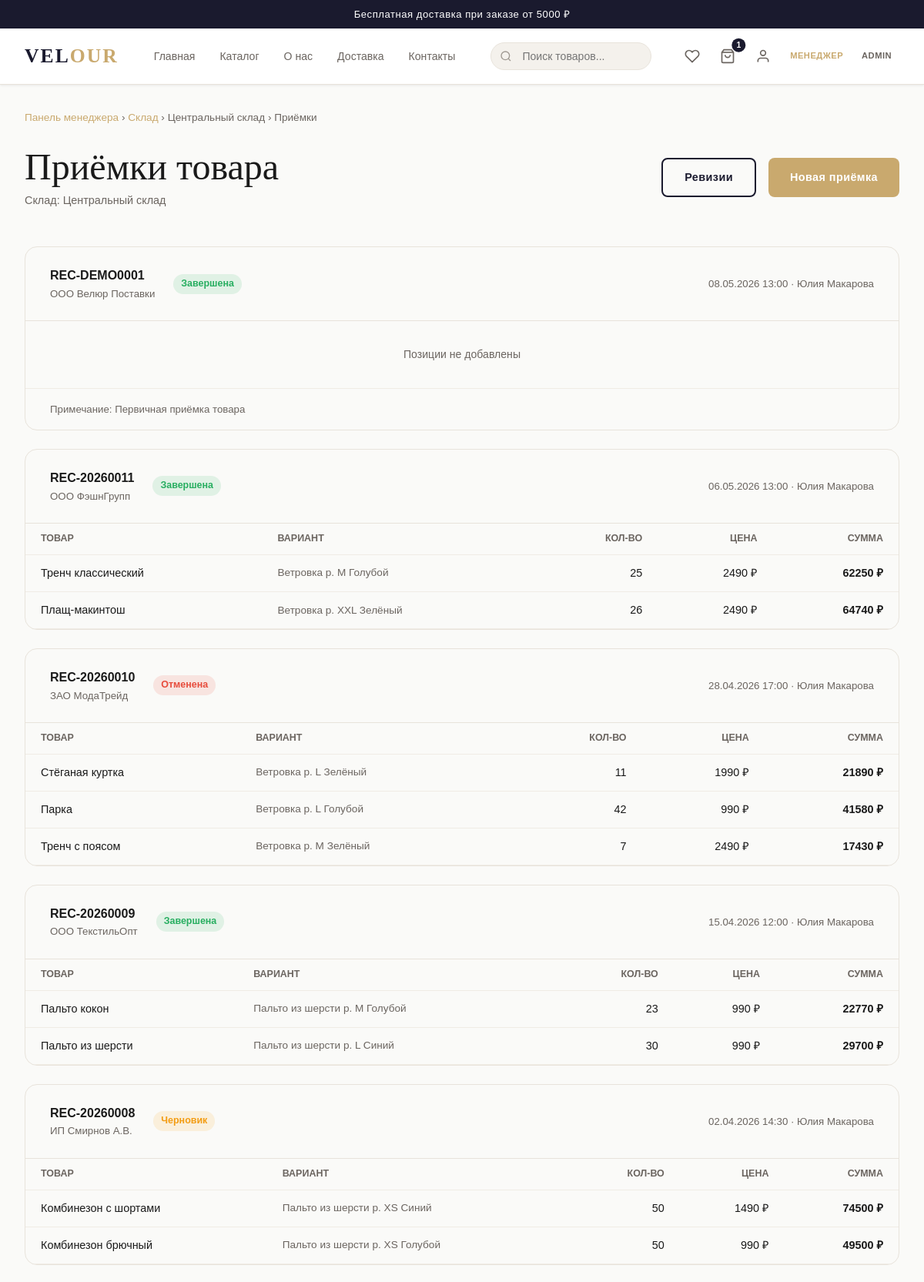
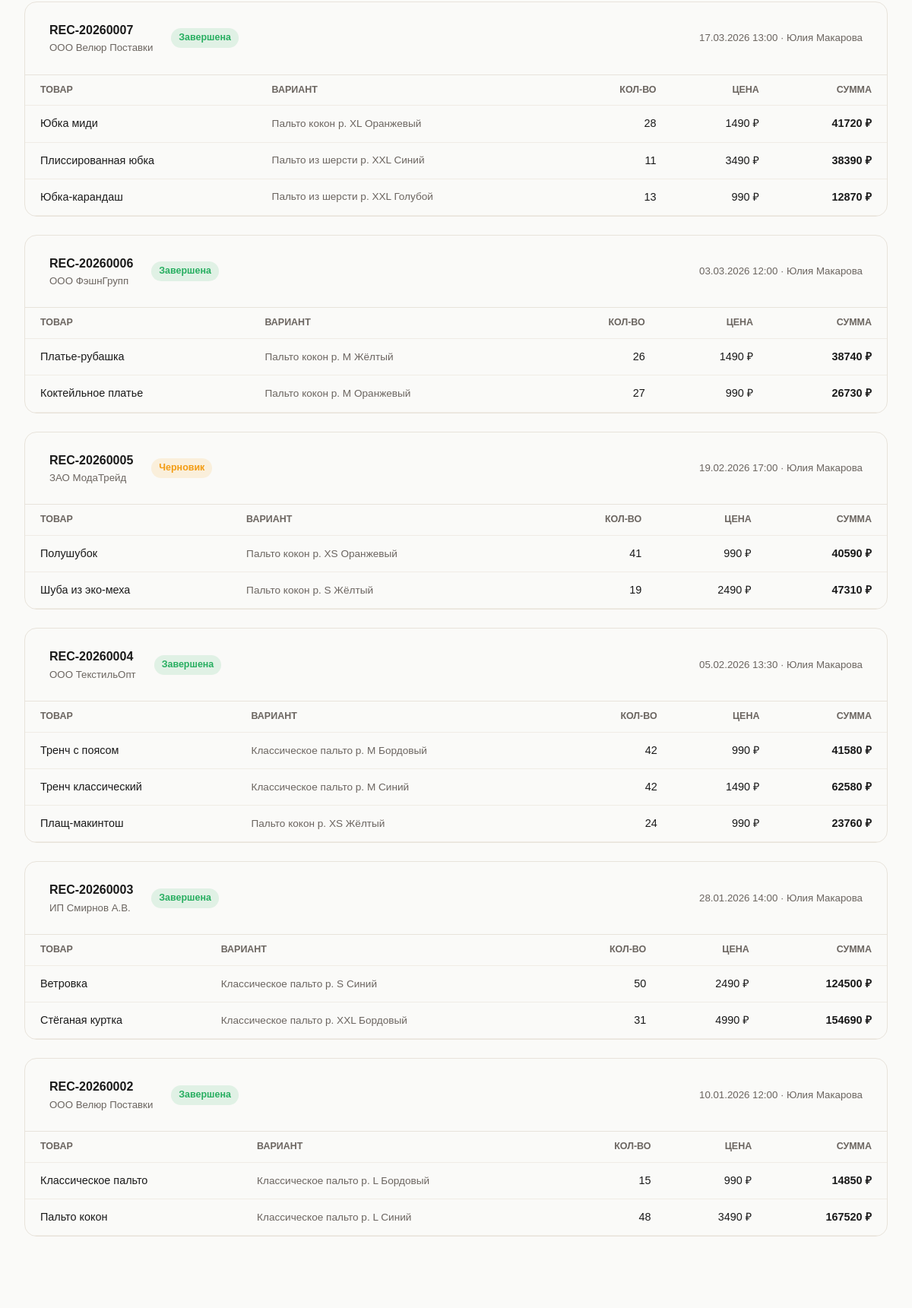
Screenshot of /manager/warehouse/1/receipts/ (signed in, upper part) with the database file from the repository (2 pictures, top to bottom).
### apps/pages/models.py (models this page shows, shortened)
class SiteSettings(models.Model):
    site_name = models.CharField(max_length=100, default='Magazin Odejdi')
    site_description = models.TextField(blank=True)
    phone = models.CharField(max_length=30, blank=True)
    email = models.EmailField(blank=True)
    address = models.CharField(max_length=255, blank=True)
    vk_url = models.URLField(blank=True)
    telegram_url = models.URLField(blank=True)
    instagram_url = models.URLField(blank=True)
    delivery_info = models.TextField(blank=True, verbose_name='Информация о доставке')
    return_policy = models.TextField(blank=True, verbose_name='Политика возврата')
    free_delivery_from = models.DecimalField(max_digits=10, decimal_places=2, default=5000,
                                             verbose_name='Бесплатная доставка от (руб)')
    class Meta:
        verbose_name = 'Настройки сайта'
        verbose_name_plural = 'Настройки сайта'
    @classmethod
    def get(cls):
        obj, _ = cls.objects.get_or_create(pk=1)
        return obj

### apps/warehouse/models.py (models this page shows, shortened)
class Warehouse(models.Model):
    name = models.CharField(max_length=200, verbose_name='Название')
    address = models.CharField(max_length=300, blank=True, verbose_name='Адрес')
    phone = models.CharField(max_length=20, blank=True, verbose_name='Телефон')
    manager = models.ForeignKey(
        settings.AUTH_USER_MODEL, on_delete=models.SET_NULL, null=True, blank=True,
        related_name='warehouses', verbose_name='Ответственный менеджер',
        limit_choices_to={'role': 'manager'},
    )
    is_active = models.BooleanField(default=True, verbose_name='Активен')
    created_at = models.DateTimeField(auto_now_add=True)
    class Meta:
        verbose_name = 'Склад'
        verbose_name_plural = 'Склады'

class StockReceipt(models.Model):
    class Status(models.TextChoices):
        DRAFT = 'draft', 'Черновик'
        COMPLETED = 'completed', 'Завершена'
        CANCELLED = 'cancelled', 'Отменена'
    number = models.CharField(max_length=20, unique=True, default=generate_receipt_number, verbose_name='Номер')
    warehouse = models.ForeignKey(
        Warehouse, on_delete=models.CASCADE, related_name='receipts', verbose_name='Склад',
    )
    status = models.CharField(max_length=20, choices=Status.choices, default=Status.DRAFT, verbose_name='Статус')
    supplier = models.CharField(max_length=200, blank=True, verbose_name='Поставщик')
    note = models.TextField(blank=True, verbose_name='Примечание')
    created_by = models.ForeignKey(
        settings.AUTH_USER_MODEL, on_delete=models.SET_NULL, null=True, blank=True,
        related_name='created_receipts', verbose_name='Создал',
    )
    created_at = models.DateTimeField(auto_now_add=True)
    updated_at = models.DateTimeField(auto_now=True)
    class Meta:
        verbose_name = 'Приёмка'
        verbose_name_plural = 'Приёмки'
        ordering = ['-created_at']

class StockReceiptItem(models.Model):
    receipt = models.ForeignKey(StockReceipt, on_delete=models.CASCADE, related_name='items')
    product = models.ForeignKey(
        'catalog.Product', on_delete=models.CASCADE, verbose_name='Товар',
    )
    variant = models.ForeignKey(
        'catalog.ProductVariant', on_delete=models.SET_NULL, null=True, blank=True,
        verbose_name='Вариант',
    )
    quantity = models.PositiveIntegerField(default=1, verbose_name='Количество')
    unit_price = models.DecimalField(max_digits=10, decimal_places=2, default=0, verbose_name='Закупочная цена')
    class Meta:
        verbose_name = 'Позиция приёмки'
        verbose_name_plural = 'Позиции приёмки'
    @property
    def subtotal(self):
        return self.unit_price * self.quantity

### apps/accounts/models.py (models this page shows, shortened)
class User(AbstractUser):
    class Role(models.TextChoices):
        CUSTOMER = 'customer', 'Покупатель'
        EMPLOYEE = 'employee', 'Сотрудник магазина'
        MANAGER = 'manager', 'Менеджер'
        ADMIN = 'admin', 'Администратор'
    email = models.EmailField(unique=True)
    role = models.CharField(max_length=20, choices=Role.choices, default=Role.CUSTOMER)
    phone = models.CharField(max_length=20, blank=True)
    avatar = models.ImageField(upload_to='avatars/', blank=True, null=True)
    email_confirmed = models.BooleanField(default=False)
    email_confirm_token = models.CharField(max_length=64, blank=True)
    USERNAME_FIELD = 'email'
    REQUIRED_FIELDS = ['username']
    class Meta:
        verbose_name = 'Пользователь'
        verbose_name_plural = 'Пользователи'
    _MANAGER_APPS = {'orders', 'warehouse'}
    @property
    def is_manager(self):
        return self.role in (self.Role.MANAGER, self.Role.ADMIN) or self.is_staff
    @property
    def is_employee(self):
        return self.role == self.Role.EMPLOYEE
    def get_full_name(self):
        full = f'{self.first_name} {self.last_name}'.strip()
        return full or self.email

### apps/catalog/models.py (models this page shows, shortened)
class Product(models.Model):
    category = models.ForeignKey(Category, on_delete=models.PROTECT, related_name='products',
                                 verbose_name='Категория')
    subcategory = models.ForeignKey(SubCategory, on_delete=models.SET_NULL, null=True, blank=True,
                                    related_name='products', verbose_name='Подкатегория')
    subsubcategory = models.ForeignKey(SubSubCategory, on_delete=models.SET_NULL, null=True, blank=True,
                                       related_name='products', verbose_name='Подподкатегория')
    brand = models.ForeignKey(Brand, on_delete=models.SET_NULL, null=True, blank=True,
                              related_name='products', verbose_name='Бренд')
    name = models.CharField(max_length=255, verbose_name='Название')
    slug = models.SlugField(max_length=300, unique=True, allow_unicode=True)
    article = models.CharField(max_length=50, unique=True, verbose_name='Артикул')
    description = models.TextField(blank=True, verbose_name='Описание')
    composition = models.CharField(max_length=255, blank=True, verbose_name='Состав')
    price = models.DecimalField(max_digits=10, decimal_places=2, verbose_name='Цена')
    old_price = models.DecimalField(max_digits=10, decimal_places=2, null=True, blank=True,
                                    verbose_name='Старая цена')
    filter_options = models.ManyToManyField(FilterOption, blank=True, related_name='products',
                                            verbose_name='Фильтры')
    is_active = models.BooleanField(default=True, verbose_name='Активен')
    is_featured = models.BooleanField(default=False, verbose_name='Рекомендуемый')
    is_new = models.BooleanField(default=False, verbose_name='Новинка')
    created_at = models.DateTimeField(auto_now_add=True)
    updated_at = models.DateTimeField(auto_now=True)
    class Meta:
        verbose_name = 'Товар'
        verbose_name_plural = 'Товары'
        ordering = ['-created_at']

class ProductVariant(models.Model):
    product = models.ForeignKey(Product, on_delete=models.CASCADE, related_name='variants')
    size = models.CharField(max_length=20, blank=True, verbose_name='Размер')
    color = models.ForeignKey(FilterOption, on_delete=models.SET_NULL, null=True, blank=True,
                              related_name='variants', verbose_name='Цвет',
                              limit_choices_to={'group__slug': 'color'})
    stock = models.PositiveIntegerField(default=0, verbose_name='Остаток')
    sku = models.CharField(max_length=100, blank=True, verbose_name='SKU')
    class Meta:
        verbose_name = 'Вариант товара'
        verbose_name_plural = 'Варианты товара'
    def __str__(self):
        parts = [self.product.name]
        if self.size:
            parts.append(f'р. {self.size}')
        if self.color:
            parts.append(self.color.value)
        return ' '.join(parts)

class FilterOption(models.Model):
    group = models.ForeignKey(FilterGroup, on_delete=models.CASCADE, related_name='options')
    value = models.CharField(max_length=100, verbose_name='Значение')
    slug = models.SlugField(max_length=120)
    color_code = models.CharField(max_length=10, blank=True, help_text='HEX код для цветовых фильтров')
    sort_order = models.PositiveIntegerField(default=0)
    class Meta:
        verbose_name = 'Опция фильтра'
        verbose_name_plural = 'Опции фильтров'
        ordering = ['sort_order', 'value']
        unique_together = [['group', 'slug']]

### apps/warehouse/views.py (the view)
# urls.py: path('<int:warehouse_pk>/receipts/', views.ReceiptListView.as_view(), name='warehouse-receipts'),
class ReceiptListView(ManagerRequiredMixin, TemplateView):
    template_name = 'manager/receipts.html'
    def get_context_data(self, warehouse_pk=None, **kwargs):
        ctx = super().get_context_data(**kwargs)
        ctx['warehouse'] = get_object_or_404(Warehouse, pk=warehouse_pk, is_active=True)
        ctx['receipts'] = StockReceipt.objects.filter(warehouse_id=warehouse_pk).select_related('created_by').prefetch_related('items__product').order_by('-created_at')
        return ctx

### templates/manager/receipts.html (shortened to what this page needs)
{% extends "base.html" %}
{% load static %}
{% block content %}
<div class="container" style="padding-top:var(--space-xl);padding-bottom:var(--space-4xl)">
  <div style="font-size:.85rem;color:var(--color-text-muted);margin-bottom:var(--space-lg)">
    <a href="/orders/manager/" style="color:var(--color-accent);text-decoration:none">Панель менеджера</a> ›
    <a href="/manager/warehouse/" style="color:var(--color-accent);text-decoration:none">Склад</a> ›
    {{ warehouse.name }} › Приёмки
  </div>
  <div style="display:flex;align-items:center;justify-content:space-between;margin-bottom:var(--space-2xl);flex-wrap:wrap;gap:var(--space-md)">
    <div>
      <h1 style="margin-bottom:4px">Приёмки товара</h1>
      <p style="color:var(--color-text-muted);font-size:.9rem;margin:0">Склад: {{ warehouse.name }}</p>
    </div>
    <div style="display:flex;gap:var(--space-md)">
      <a href="/manager/warehouse/{{ warehouse.pk }}/revisions/" class="btn btn-secondary">Ревизии</a>
      <a href="/admin/warehouse/stockreceipt/add/" class="btn btn-primary">Новая приёмка</a>
    </div>
  </div>
  {% if receipts %}
  <div style="display:flex;flex-direction:column;gap:var(--space-lg)">
    {% for receipt in receipts %}
    <div style="background:var(--color-bg-secondary);border-radius:var(--radius-lg);border:1px solid var(--color-border);overflow:hidden">
      <div style="padding:var(--space-lg) var(--space-xl);border-bottom:1px solid var(--color-border);display:flex;align-items:center;justify-content:space-between;flex-wrap:wrap;gap:var(--space-sm)">
        <div style="display:flex;align-items:center;gap:var(--space-lg)">
          <div>
            <div style="font-weight:700;font-size:1rem">{{ receipt.number }}</div>
            {% if receipt.supplier %}<div style="font-size:.83rem;color:var(--color-text-muted)">{{ receipt.supplier }}</div>{% endif %}
          </div>
          {% if receipt.status == 'completed' %}
            <span style="background:#27ae6020;color:#27ae60;font-size:.78rem;font-weight:600;padding:3px 10px;border-radius:20px">{{ receipt.get_status_display }}</span>
          {% elif receipt.status == 'draft' %}
            <span style="background:#f39c1220;color:#f39c12;font-size:.78rem;font-weight:600;padding:3px 10px;border-radius:20px">{{ receipt.get_status_display }}</span>
          {% else %}
            <span style="background:#e74c3c20;color:#e74c3c;font-size:.78rem;font-weight:600;padding:3px 10px;border-radius:20px">{{ receipt.get_status_display }}</span>
          {% endif %}
        </div>
        <div style="font-size:.83rem;color:var(--color-text-muted)">
          {{ receipt.created_at|date:"d.m.Y H:i" }}
          {% if receipt.created_by %} · {{ receipt.created_by.get_full_name }}{% endif %}
        </div>
      </div>
      {% if receipt.items.all %}
      <div style="overflow-x:auto">
        <table style="width:100%;border-collapse:collapse">
          <thead>
            <tr style="border-bottom:1px solid var(--color-border-light)">
              <th style="padding:10px 20px;text-align:left;font-size:.78rem;font-weight:600;color:var(--color-text-muted);text-transform:uppercase">Товар</th>
              <th style="padding:10px 20px;text-align:left;font-size:.78rem;font-weight:600;color:var(--color-text-muted);text-transform:uppercase">Вариант</th>
              <th style="padding:10px 20px;text-align:right;font-size:.78rem;font-weight:600;color:var(--color-text-muted);text-transform:uppercase">Кол-во</th>
              <th style="padding:10px 20px;text-align:right;font-size:.78rem;font-weight:600;color:var(--color-text-muted);text-transform:uppercase">Цена</th>
              <th style="padding:10px 20px;text-align:right;font-size:.78rem;font-weight:600;color:var(--color-text-muted);text-transform:uppercase">Сумма</th>
            </tr>
          </thead>
          <tbody>
            {% for item in receipt.items.all %}
            <tr style="border-bottom:1px solid var(--color-border-light)">
              <td style="padding:12px 20px;font-size:.9rem;font-weight:500">{{ item.product.name }}</td>
              <td style="padding:12px 20px;font-size:.85rem;color:var(--color-text-muted)">
                {% if item.variant %}{{ item.variant }}{% else %}—{% endif %}
              </td>
              <td style="padding:12px 20px;text-align:right;font-size:.9rem">{{ item.quantity }}</td>
              <td style="padding:12px 20px;text-align:right;font-size:.9rem">{{ item.unit_price|floatformat:0 }} ₽</td>
              <td style="padding:12px 20px;text-align:right;font-size:.9rem;font-weight:600">{{ item.subtotal|floatformat:0 }} ₽</td>
            </tr>
            {% endfor %}
          </tbody>
        </table>
      </div>
      {% else %}
      <div style="padding:var(--space-xl);text-align:center;color:var(--color-text-muted);font-size:.88rem">Позиции не добавлены</div>
      {% endif %}
      {% if receipt.note %}
      <div style="padding:var(--space-md) var(--space-xl);border-top:1px solid var(--color-border-light);font-size:.83rem;color:var(--color-text-muted)">
        Примечание: {{ receipt.note }}
      </div>
      {% endif %}
    </div>
    {% endfor %}
  </div>
  {% endif %}
</div>
{% endblock %}

### templates/base.html (shortened to what this page needs)
<!DOCTYPE html>
<html lang="ru">
<head>
  {% load static %}
  <link rel="stylesheet" href="{% static 'css/fonts.css' %}">
  <link rel="stylesheet" href="{% static 'css/variables.css' %}">
  <link rel="stylesheet" href="{% static 'css/base.css' %}">
  <link rel="stylesheet" href="{% static 'css/header.css' %}">
  <link rel="stylesheet" href="{% static 'css/footer.css' %}">
  <link rel="stylesheet" href="{% static 'css/catalog.css' %}">
  <link rel="stylesheet" href="{% static 'css/pages.css' %}">
</head>
<body data-authenticated="{% if user.is_authenticated %}true{% else %}false{% endif %}">
  {% if site_settings and site_settings.delivery_info %}
  <div class="announcement-bar">
    <span>Бесплатная доставка при заказе от {{ site_settings.free_delivery_from|floatformat:0 }} ₽</span>
  </div>
  {% endif %}
  {% include "includes/header.html" %}
  <main style="flex:1">
    {% block content %}{% endblock %}
  </main>
</body>
</html>

### rows the page displays
SiteSettings: free_delivery_from "5000"
Warehouse: name "Центральный склад"
StockReceipt: number "REC-DEMO0001", supplier "ООО Велюр Поставки", status "Завершена", created_at "08.05.2026 13:00", created_by.get_full_name "Юлия Макарова", shows "Позиции не добавлены", note "Первичная приёмка товара"
StockReceipt: number "REC-20260011", supplier "ООО ФэшнГрупп", status "Завершена", created_at "06.05.2026 13:00", created_by.get_full_name "Юлия Макарова"
StockReceiptItem: product.name "Тренч классический", variant "Ветровка р. M Голубой", quantity "25", unit_price "2490", subtotal "62250"
StockReceiptItem: product.name "Плащ-макинтош", variant "Ветровка р. XXL Зелёный", quantity "26", unit_price "2490", subtotal "64740"
StockReceipt: number "REC-20260010", supplier "ЗАО МодаТрейд", status "Отменена", created_at "28.04.2026 17:00", created_by.get_full_name "Юлия Макарова"
StockReceiptItem: product.name "Стёганая куртка", variant "Ветровка р. L Зелёный", quantity "11", unit_price "1990", subtotal "21890"
StockReceiptItem: product.name "Парка", variant "Ветровка р. L Голубой", quantity "42", unit_price "990", subtotal "41580"
StockReceiptItem: product.name "Тренч с поясом", variant "Ветровка р. M Зелёный", quantity "7", unit_price "2490", subtotal "17430"
StockReceipt: number "REC-20260009", supplier "ООО ТекстильОпт", status "Завершена", created_at "15.04.2026 12:00", created_by.get_full_name "Юлия Макарова"
StockReceiptItem: product.name "Пальто кокон", variant "Пальто из шерсти р. M Голубой", quantity "23", unit_price "990", subtotal "22770"
StockReceiptItem: product.name "Пальто из шерсти", variant "Пальто из шерсти р. L Синий", quantity "30", unit_price "990", subtotal "29700"
StockReceipt: number "REC-20260008", supplier "ИП Смирнов А.В.", status "Черновик", created_at "02.04.2026 14:30", created_by.get_full_name "Юлия Макарова"
StockReceiptItem: product.name "Комбинезон с шортами", variant "Пальто из шерсти р. XS Синий", quantity "50", unit_price "1490", subtotal "74500"
StockReceiptItem: product.name "Комбинезон брючный", variant "Пальто из шерсти р. XS Голубой", quantity "50", unit_price "990", subtotal "49500"
StockReceipt: number "REC-20260007", supplier "ООО Велюр Поставки", status "Завершена", created_at "17.03.2026 13:00", created_by.get_full_name "Юлия Макарова"
StockReceiptItem: product.name "Юбка миди", variant "Пальто кокон р. XL Оранжевый", quantity "28", unit_price "1490", subtotal "41720"
StockReceiptItem: product.name "Плиссированная юбка", variant "Пальто из шерсти р. XXL Синий", quantity "11", unit_price "3490", subtotal "38390"
StockReceiptItem: product.name "Юбка-карандаш", variant "Пальто из шерсти р. XXL Голубой", quantity "13", unit_price "990", subtotal "12870"
StockReceipt: number "REC-20260006", supplier "ООО ФэшнГрупп", status "Завершена", created_at "03.03.2026 12:00", created_by.get_full_name "Юлия Макарова"
StockReceiptItem: product.name "Платье-рубашка", variant "Пальто кокон р. M Жёлтый", quantity "26", unit_price "1490", subtotal "38740"
StockReceiptItem: product.name "Коктейльное платье", variant "Пальто кокон р. M Оранжевый", quantity "27", unit_price "990", subtotal "26730"
StockReceipt: number "REC-20260005", supplier "ЗАО МодаТрейд", status "Черновик", created_at "19.02.2026 17:00", created_by.get_full_name "Юлия Макарова"
StockReceiptItem: product.name "Полушубок", variant "Пальто кокон р. XS Оранжевый", quantity "41", unit_price "990", subtotal "40590"
StockReceiptItem: product.name "Шуба из эко-меха", variant "Пальто кокон р. S Жёлтый", quantity "19", unit_price "2490", subtotal "47310"
StockReceipt: number "REC-20260004", supplier "ООО ТекстильОпт", status "Завершена", created_at "05.02.2026 13:30", created_by.get_full_name "Юлия Макарова"
StockReceiptItem: product.name "Тренч с поясом", variant "Классическое пальто р. M Бордовый", quantity "42", unit_price "990", subtotal "41580"
StockReceiptItem: product.name "Тренч классический", variant "Классическое пальто р. M Синий", quantity "42", unit_price "1490", subtotal "62580"
StockReceiptItem: product.name "Плащ-макинтош", variant "Пальто кокон р. XS Жёлтый", quantity "24", unit_price "990", subtotal "23760"
StockReceipt: number "REC-20260003", supplier "ИП Смирнов А.В.", status "Завершена", created_at "28.01.2026 14:00", created_by.get_full_name "Юлия Макарова"
StockReceiptItem: product.name "Ветровка", variant "Классическое пальто р. S Синий", quantity "50", unit_price "2490", subtotal "124500"
StockReceiptItem: product.name "Стёганая куртка", variant "Классическое пальто р. XXL Бордовый", quantity "31", unit_price "4990", subtotal "154690"
StockReceipt: number "REC-20260002", supplier "ООО Велюр Поставки", status "Завершена", created_at "10.01.2026 12:00", created_by.get_full_name "Юлия Макарова"
StockReceiptItem: product.name "Классическое пальто", variant "Классическое пальто р. L Бордовый", quantity "15", unit_price "990", subtotal "14850"
StockReceiptItem: product.name "Пальто кокон", variant "Классическое пальто р. L Синий", quantity "48", unit_price "3490", subtotal "167520"

### other values shown
{{ cart_count }} "1"
